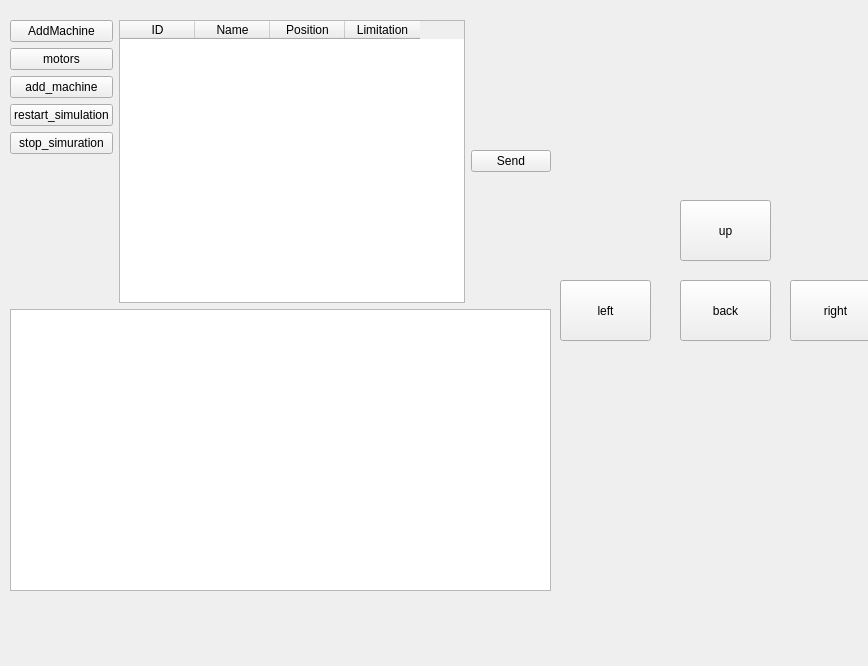
<?xml version="1.0" encoding="UTF-8"?>
<ui version="4.0">
 <class>MainWindow</class>
 <widget class="QMainWindow" name="MainWindow">
  <property name="geometry">
   <rect>
    <x>0</x>
    <y>0</y>
    <width>868</width>
    <height>666</height>
   </rect>
  </property>
  <property name="windowTitle">
   <string>MainWindow</string>
  </property>
  <widget class="QWidget" name="centralWidget">
   <widget class="QPushButton" name="yAxisdown">
    <property name="geometry">
     <rect>
      <x>680</x>
      <y>280</y>
      <width>91</width>
      <height>61</height>
     </rect>
    </property>
    <property name="text">
     <string>back</string>
    </property>
    <property name="icon">
     <iconset>
      <normaloff>../../Pyquino/core/icon/arrow-down-b.png</normaloff>../../Pyquino/core/icon/arrow-down-b.png</iconset>
    </property>
    <property name="iconSize">
     <size>
      <width>30</width>
      <height>30</height>
     </size>
    </property>
   </widget>
   <widget class="QPushButton" name="xAxisleft">
    <property name="geometry">
     <rect>
      <x>560</x>
      <y>280</y>
      <width>91</width>
      <height>61</height>
     </rect>
    </property>
    <property name="text">
     <string>left</string>
    </property>
    <property name="icon">
     <iconset>
      <normaloff>../../Pyquino/core/icon/arrow-left-b.png</normaloff>../../Pyquino/core/icon/arrow-left-b.png</iconset>
    </property>
    <property name="iconSize">
     <size>
      <width>30</width>
      <height>30</height>
     </size>
    </property>
   </widget>
   <widget class="QPushButton" name="xAxisrigh">
    <property name="geometry">
     <rect>
      <x>790</x>
      <y>280</y>
      <width>91</width>
      <height>61</height>
     </rect>
    </property>
    <property name="text">
     <string>right</string>
    </property>
    <property name="icon">
     <iconset>
      <normaloff>../../Pyquino/core/icon/arrow-right-b.png</normaloff>../../Pyquino/core/icon/arrow-right-b.png</iconset>
    </property>
    <property name="iconSize">
     <size>
      <width>30</width>
      <height>30</height>
     </size>
    </property>
   </widget>
   <widget class="QPushButton" name="yAxisup">
    <property name="geometry">
     <rect>
      <x>680</x>
      <y>200</y>
      <width>91</width>
      <height>61</height>
     </rect>
    </property>
    <property name="text">
     <string>up</string>
    </property>
    <property name="icon">
     <iconset>
      <normaloff>../../Pyquino/core/icon/arrow-up-b.png</normaloff>../../Pyquino/core/icon/arrow-up-b.png</iconset>
    </property>
    <property name="iconSize">
     <size>
      <width>30</width>
      <height>30</height>
     </size>
    </property>
   </widget>
   <widget class="QWidget" name="verticalLayoutWidget">
    <property name="geometry">
     <rect>
      <x>10</x>
      <y>20</y>
      <width>541</width>
      <height>571</height>
     </rect>
    </property>
    <layout class="QVBoxLayout" name="verticalLayout_2">
     <item>
      <layout class="QHBoxLayout" name="horizontalLayout">
       <item>
        <layout class="QVBoxLayout" name="verticalLayout">
         <item>
          <widget class="QPushButton" name="addMachineVrep">
           <property name="text">
            <string>AddMachine</string>
           </property>
          </widget>
         </item>
         <item>
          <widget class="QPushButton" name="motors">
           <property name="text">
            <string>motors</string>
           </property>
          </widget>
         </item>
         <item>
          <widget class="QPushButton" name="addMachine">
           <property name="text">
            <string>add_machine</string>
           </property>
          </widget>
         </item>
         <item>
          <widget class="QPushButton" name="restart">
           <property name="text">
            <string>restart_simulation</string>
           </property>
          </widget>
         </item>
         <item>
          <widget class="QPushButton" name="simraution">
           <property name="text">
            <string>stop_simuration</string>
           </property>
          </widget>
         </item>
         <item>
          <spacer name="verticalSpacer">
           <property name="orientation">
            <enum>Qt::Vertical</enum>
           </property>
           <property name="sizeHint" stdset="0">
            <size>
             <width>20</width>
             <height>40</height>
            </size>
           </property>
          </spacer>
         </item>
        </layout>
       </item>
       <item>
        <widget class="QTableWidget" name="motorTable">
         <property name="editTriggers">
          <set>QAbstractItemView::NoEditTriggers</set>
         </property>
         <property name="selectionBehavior">
          <enum>QAbstractItemView::SelectRows</enum>
         </property>
         <property name="verticalScrollMode">
          <enum>QAbstractItemView::ScrollPerPixel</enum>
         </property>
         <property name="horizontalScrollMode">
          <enum>QAbstractItemView::ScrollPerPixel</enum>
         </property>
         <attribute name="horizontalHeaderDefaultSectionSize">
          <number>75</number>
         </attribute>
         <attribute name="horizontalHeaderMinimumSectionSize">
          <number>75</number>
         </attribute>
         <column>
          <property name="text">
           <string>ID</string>
          </property>
         </column>
         <column>
          <property name="text">
           <string>Name</string>
          </property>
         </column>
         <column>
          <property name="text">
           <string>Position</string>
          </property>
         </column>
         <column>
          <property name="text">
           <string>Limitation</string>
          </property>
         </column>
        </widget>
       </item>
       <item>
        <widget class="QPushButton" name="updataButton">
         <property name="text">
          <string>Send</string>
         </property>
        </widget>
       </item>
      </layout>
     </item>
     <item>
      <widget class="QTextEdit" name="reciver"/>
     </item>
    </layout>
   </widget>
  </widget>
 </widget>
 <resources/>
 <connections/>
</ui>
